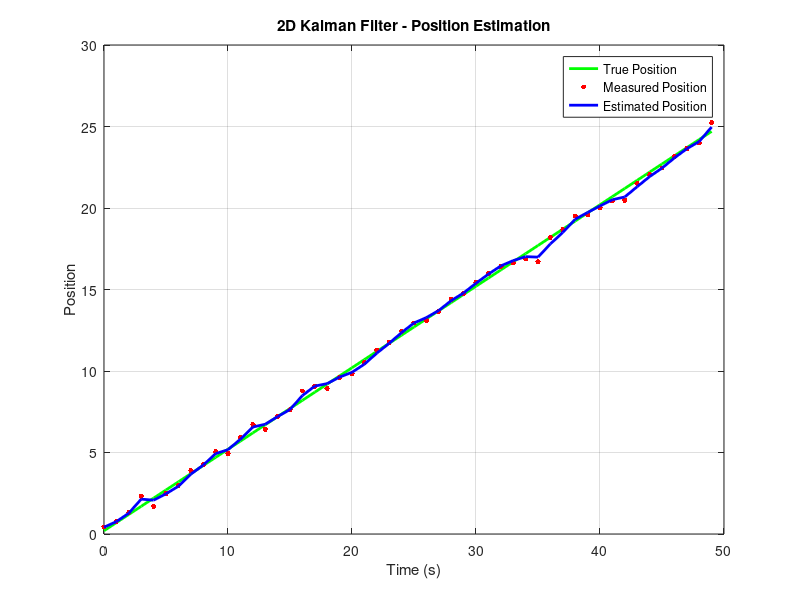
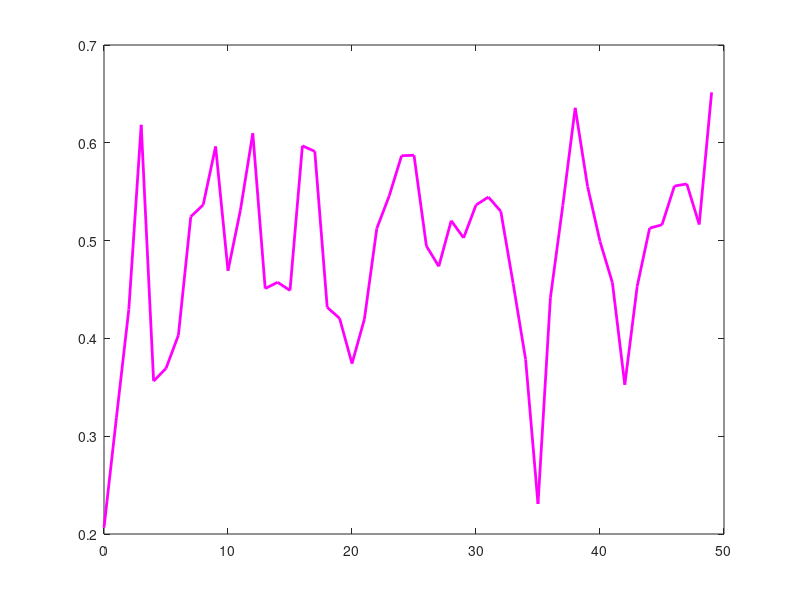

These figures' MATLAB source, in order: (Note: this script raises an error after producing the figures.)
clc;
clear;

% Time setup
dt = 1;                 % time step (1 second)
N = 50;                 % number of steps
time = 0:dt:N-1;

% True motion (constant velocity model)
true_velocity = 0.5;                     % constant velocity
true_position = 0.2 + true_velocity * time;
true_state = [true_position; true_velocity * ones(1, N)];

% Noisy measurements (only position is measured)
measurement_noise_std = 0.3;
z = true_position + measurement_noise_std * randn(1, N);  % measured positions

% Initialize Kalman filter
x_est = [0; 0];                  % initial guess [position; velocity]
P = eye(2);                      % initial uncertainty

A = [1 dt; 0 1];                 % state transition matrix
H = [1 0];                       % measurement matrix (only position)
Q = [1 0; 0 1] * 0.01;           % process noise
R = measurement_noise_std^2;    % measurement noise

% Store estimates
x_history = zeros(2, N);

% Kalman filter loop
for k = 1:N
    % Prediction
    x_pred = A * x_est;
    P_pred = A * P * A' + Q;

    % Kalman Gain
    K = P_pred * H' / (H * P_pred * H' + R);

    % Update
    x_est = x_pred + K * (z(k) - H * x_pred);
    P = (eye(2) - K * H) * P_pred;

    % Store result
    x_history(:, k) = x_est;
end

% Plot results
figure;
plot(time, true_position, 'g-', 'LineWidth', 2); hold on;
plot(time, z, 'r.', 'MarkerSize', 12);
plot(time, x_history(1, :), 'b-', 'LineWidth', 2);
legend('True Position', 'Measured Position', 'Estimated Position');
xlabel('Time (s)');
ylabel('Position');
title('2D Kalman Filter - Position Estimation');
grid on;

figure;
plot(time, x_history(2, :), 'm-', 'LineWidth', 2); hold on;
yline(true_velocity, 'g--', 'LineWidth', 1.5);
legend('Estimated Velocity', 'True Velocity');
xlabel('Time (s)');
ylabel('Velocity');
title('2D Kalman Filter - Velocity Estimation');
grid on;
